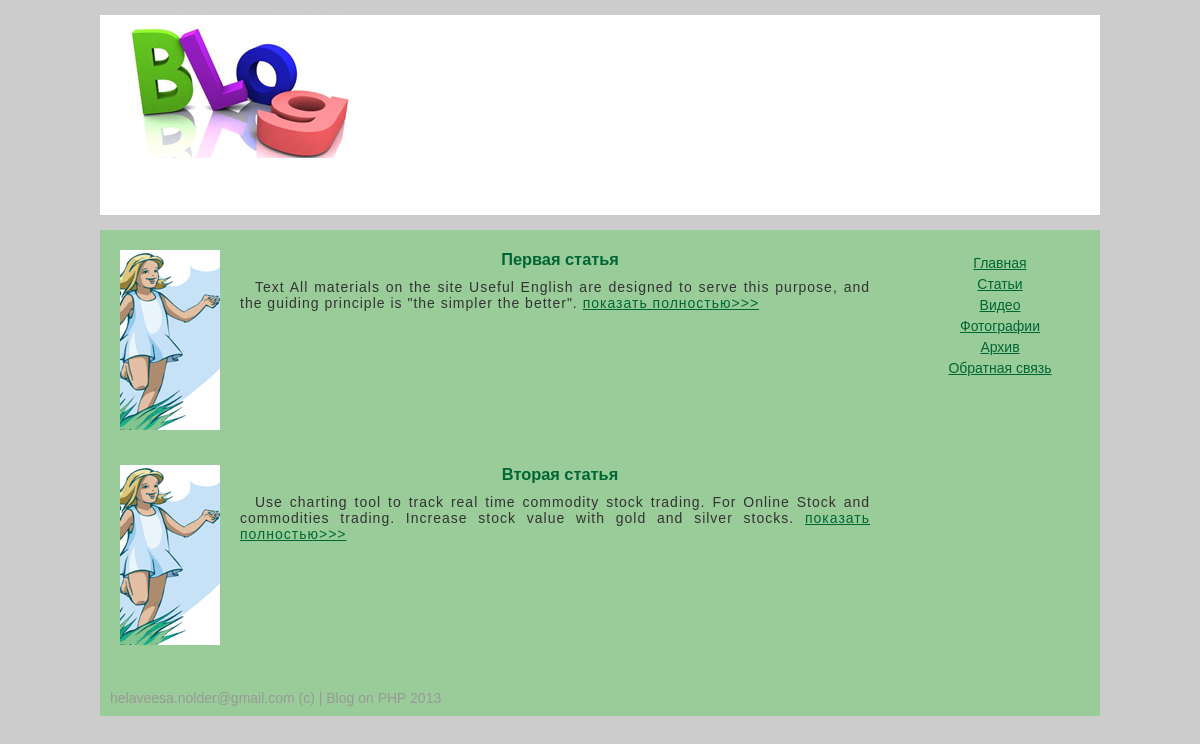
Before: / with the older database file.
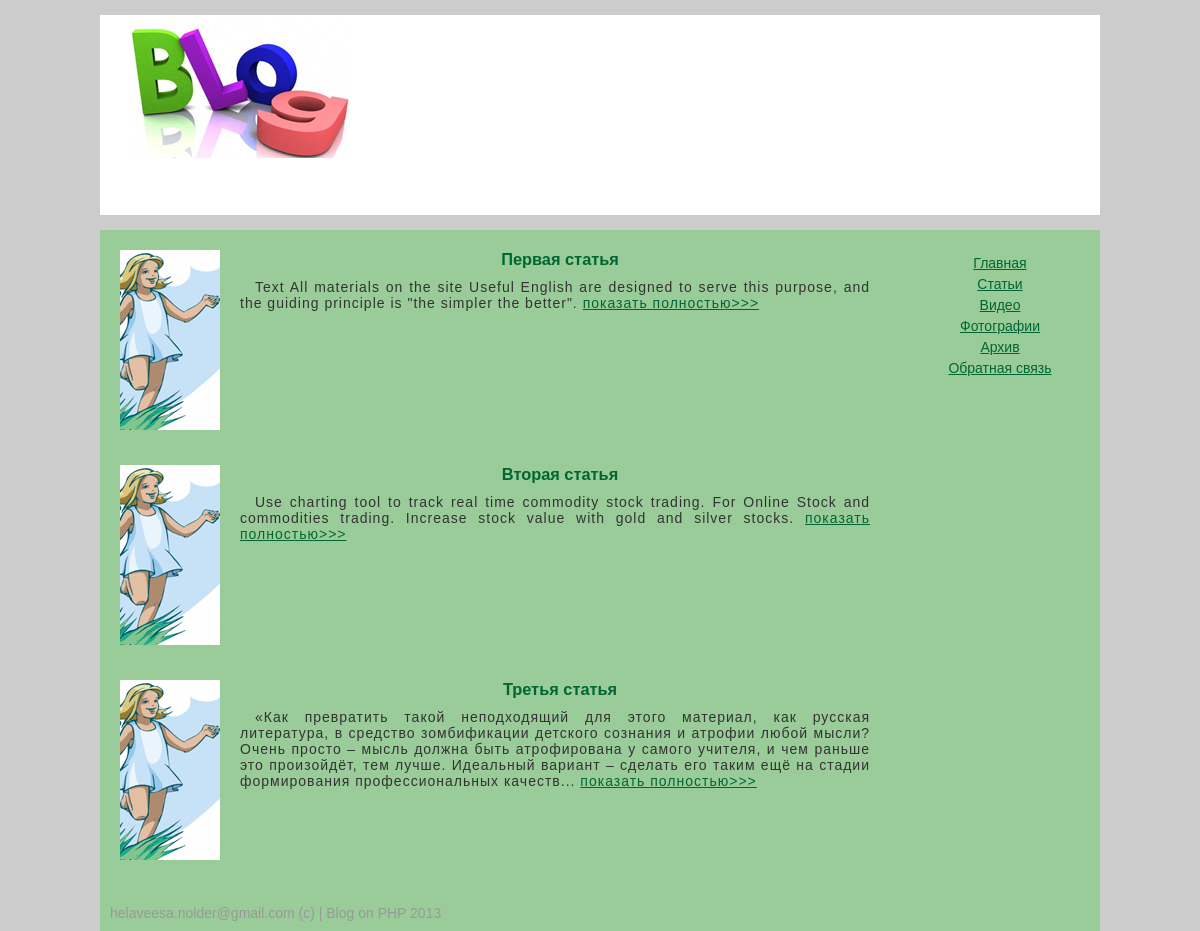
After: the same page with the newer database file.
### tables this page shows
CREATE TABLE IF NOT EXISTS `data` (
  `id` int(11) NOT NULL AUTO_INCREMENT,
  `title` varchar(255) NOT NULL,
  `m_desc` text NOT NULL,
  `desc` text NOT NULL,
  `image` text NOT NULL,
  PRIMARY KEY (`id`)
);

### index.php (the view, shortened to what this page needs)
<!DOCTYPE html PUBLIC "-//W3C//DTD XHTML 1.0 Transitional//EN" "http://www.w3.org/TR/xhtml1/DTD/xhtml1-transitional.dtd">
<html xmlns="http://www.w3.org/1999/xhtml">
<head>
<link rel="stylesheet" type="text/css" href="css/style.css" />
</head>
<body>
	<div class="wrapper">
    	<div class="header">
        	<a href="index.php"><img id="logo" src="img/logoblog.jpg" /></a>
        </div>
        <div class="content">
            <div class="left">
                <?php
					$result = mysql_query("SELECT * FROM data") or die(mysql_error());
					$data = mysql_fetch_array($result);
					do {
						printf('
						<div class="article">
							<img src="img/girl.jpg" />
							<a class="title" href="#"><h3>%s</h3></a>
							<p>%s <a href="view.php?id=%s">показать полностью>>> </a></p>
							<div style="clear:both;"></div>
						</div>
						',$data["title"],$data["m_desc"], $data["id"]);
					}
					while ($data = mysql_fetch_array($result));
				?>
            </div>
            <div class="right">
                <div class="right_menu">
                <a href="#">Главная</a>
                <a href="#">Статьи</a>
                <a href="#">Видео</a>
                <a href="#">Фотографии</a>
                <a href="#">Архив</a>
                <a href="#">Обратная связь</a>
                </div>
            </div>
      </div>
        <div class="footer">
        	helaveesa.nolder@gmail.com (c) | Blog on PHP 2013
        </div>
    </div>
</body>
</html>

### css/style.css (style rules this page uses)
* { margin:0px; padding:0px; }
body { background:#CCC; font:14px Tahoma, Geneva, sans-serif; min-height:100%; height:100%; }
a { color:#063; }
.wrapper { width:1000px; min-height:100%; background:#9C9; margin:0 auto; }
.header { width:100%; height:200px; background-color:#FFF; border-bottom:15px solid #CCC; border-top:15px solid #CCC; }
#logo { margin-left:30px; }
.content { width:100%; }
.left { width:780px; padding:10px; float:left; }
.left p { color:#333; text-indent: 30px; text-align: justify; letter-spacing: 1px; }
.left img { float:right; margin-right:20px; }
.article { width:760px; padding:10px; margin-bottom:15px; }
.article img { float:left; margin-right:20px; }
.article p { text-indent:15px; padding-right:10px; margin-top:10px; }
.title { text-decoration:none; text-align:center; }
.right { width:200px; float:right; padding-top:20px; }
.right_menu a { display:block; text-align:center; margin:5px 0; }
.footer { width:100%; padding:10px; color:#999; }

Changed rows visible on the page:
added data: title "Третья статья", m_desc "«Как превратить такой неподходящий для этого материал, как русская литература, в средство зомбификации детского сознания и атрофии любой мысли? Очень просто – мысль должна быть атрофирована у самого учителя, и чем раньше это произойдёт, тем лучше. Идеальный вариант – сделать его таким ещё на стадии формирования профессиональных качеств..."
